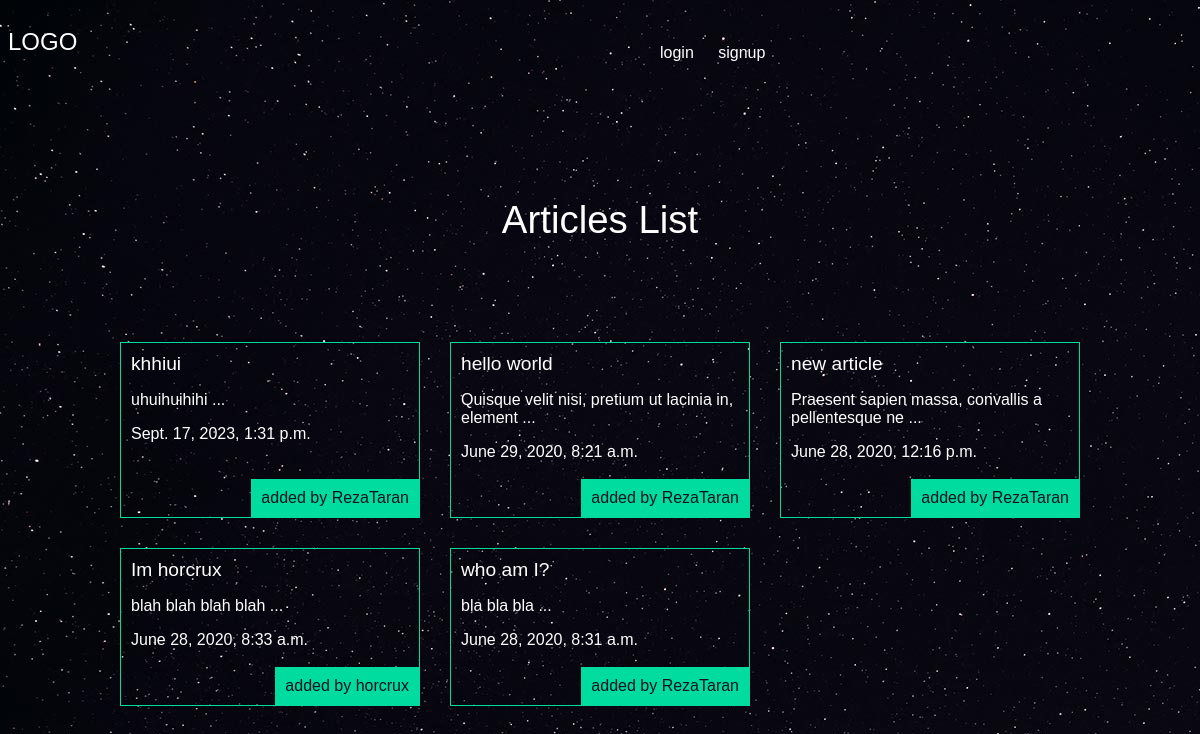
The app's page /articles/ with its own data.
### articles/models.py (models this page shows, shortened)
class Article(models.Model):
    title = models.CharField(max_length = 100)
    slug = models.SlugField()
    body = models.TextField()
    date = models.DateTimeField(auto_now_add = True)
    image = models.ImageField(default='default.jpg',blank=True)
    author = models.ForeignKey(User,default=None,on_delete=models.CASCADE)
    def snippet(self):
        return self.body[:50] + ' ...'

### articles/views.py (the view)
# urls.py: path('', views.articles_list, name="list"),
def articles_list(request):
    articles = models.Article.objects.all().order_by('-date')
    args = {'articles':articles}
    return render(request, 'articles/articleslist.html', args)

### articles/templates/articles/articleslist.html (shortened to what this page needs)
{%extends 'base.html'%}
{%block content%}
  <h1>Articles List</h1>
<div class="articles">
  {% for article in articles %}
  <div class="article">
    <h2><a href="{% url 'articles:detail' slug=article.slug %}">{{article.title}}</a></h2>
    <p>{{article.snippet}}</p>
    <p>{{article.date}}</p>
    <p class="author">added by {{article.author.username}}</p>
  </div>
  {% endfor %}
</div>
{%endblock%}

### articles/templates/base.html (shortened to what this page needs)
{% load static %}
<!DOCTYPE html>
<html lang="en" dir="ltr">
  <head>
    <link rel="stylesheet" href="{% static 'styles.css' %}">
  </head>
  <body>
  <header>
    <h2><a href="{% url 'articles:list' %}">LOGO</a></h2>
    <nav>
      <ul>
        {% if user.is_authenticated %}
        <li>
          <form class="logout-link" action="{% url 'accounts:logout' %}" method="post">
            {% csrf_token %}
            <button type="submit">logout</button>
          </form>
        </li>
        <li>
          <a class="highlight" href="{% url 'articles:create' %}">create new article</a>
        </li>
        {% else %}
        <li>
          <a href="{% url 'accounts:login' %}">login</a>
        </li>
        <li>
          <a href="{% url 'accounts:signup' %}">signup</a>
        </li>
        {% endif %}
      </ul>
    </nav>
  </header>
    <div class="wrapper">
    {% block content %}
    {%endblock%}
      </div>
  </body>
</html>

### assets/styles.css (style rules this page uses)
body { background-color: #0f121f; background-image: url(stars.jpg); background-repeat-y:no-repeat; background-attachment: fixed; color:#fff; }
body * { font-family:arial; }
h1,h2,h3,h4,h5 { font-weight:normal; margin:0; }
a,a:hover,a:visited { color:#fff; text-decoration:none; }
.wrapper { max-width:960px; margin:0 auto; }
div.wrapper h1 { text-align:center; margin:100px auto; font-size:2.4em; }
header { display:grid; grid-template-columns:1fr 1fr; padding:20px 0; }
nav li { display:inline-block; margin-left:20px; }
.articles { display:grid; grid-template-columns:1fr 1fr 1fr; grid-gap:30px; }
.article { padding:10px; border:1px solid #00dba0; position:relative; padding-bottom:40px; }
.article h2 { font-size:1.2em; }
.article .author { padding:10px; background-color:#00dba0; position:absolute; right:0; bottom:0; margin:0; color:#0f121f; }

### records on screen
Article: title "khhiui", snippet "uhuihuihihi ...", date "Sept. 17, 2023, 1:31 p.m.", author.username "RezaTaran"
Article: title "hello world", snippet "Quisque velit nisi, pretium ut lacinia in, element ...", date "June 29, 2020, 8:21 a.m.", author.username "RezaTaran"
Article: title "new article", snippet "Praesent sapien massa, convallis a pellentesque ne ...", date "June 28, 2020, 12:16 p.m.", author.username "RezaTaran"
Article: title "Im horcrux", snippet "blah blah blah blah ...", date "June 28, 2020, 8:33 a.m.", author.username "horcrux"
Article: title "who am I?", snippet "bla bla bla ...", date "June 28, 2020, 8:31 a.m.", author.username "RezaTaran"
